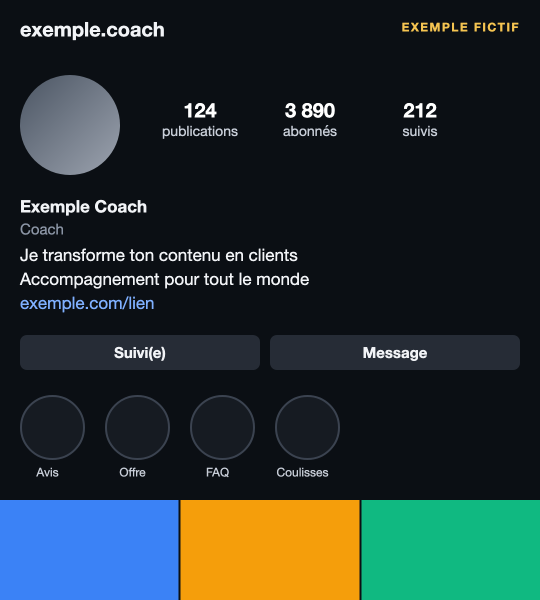
#> input picture config/skills/slides/exemples/capture-exemple-fictive.png, 1080 x 1200 px (shown at 1/2 size)
$ python codes_ecran.py ../../config/skills/slides/exemples/capture-exemple-fictive.png ../../config/skills/slides/exemples/capture-exemple-fictive.png 1.0
#> lines starting #> are read from the running program, lines starting #| are printed output that depends on the picture
"""Écrans de code façon Ayo Omolewa pour RUSH : PNG 1080x1920 transparents (bandeau haut) ou pleins (plein écran),
une image par état de surlignage, + filtre ffmpeg qui les pose sur clip.mp4 -> cam_code.mp4."""
import json, os, sys, subprocess
from PIL import Image, ImageDraw, ImageFont

D = os.path.abspath(sys.argv[1])
OUT = os.path.join(D, "codes"); os.makedirs(OUT, exist_ok=True)
BG = (13, 11, 18, 255)
TXT = (228, 228, 232)
COM = (128, 128, 140)
HL = (37, 243, 230)
HLT = (0, 23, 42)
BAND = 560            # bas du bandeau au-dessus de la tête (tête de l’utilisateur à ~560 px)
X0 = 70
XF = 65   # plein écran : 30 px par lettre comme la réf (mesuré), marge = zone Insta
MONO = "/System/Library/Fonts/SFNSMono.ttf"
OUTFIT = os.path.expanduser("~/.claude/skills/supermonteur/fonts/Outfit.ttf")
INSTA = sys.argv[2]


def mono(sz, w="Regular"):
    f = ImageFont.truetype(MONO, sz)
    try: f.set_variation_by_name(w)
    except Exception: pass
    return f


def outfit(sz):
    f = ImageFont.truetype(OUTFIT, sz)
    try: f.set_variation_by_name("Bold")
    except Exception: pass
    return f


def code(lines, hl, y0, sz=None, lh=None, full=True):
    """lines : liste de chaînes ; hl : jetons à surligner (texte exact dans la ligne)."""
    sz = sz or (48 if full else 40); lh = lh or (74 if full else 70)
    im = Image.new("RGBA", (1080, 1920), BG if full else (0, 0, 0, 0))
    d = ImageDraw.Draw(im)
    if not full: d.rectangle([0, 0, 1080, BAND], fill=BG)
    f = mono(sz)
    X0 = XF if full else globals()["X0"]
    y = y0
    for ln in lines:
        col = COM if ln.strip().startswith("//") else TXT
        for tok in hl:
            i = ln.find(tok)
            if i >= 0:
                x = X0 + d.textlength(ln[:i], font=f)
                w = d.textlength(tok, font=f)
                d.rectangle([x - 4, y - 6, x + w + 4, y + sz + 8], fill=HL)
        x = X0
        # texte posé caractère par segment : le jeton surligné passe en sombre
        segs, rest = [], ln
        while rest:
            pos = [(rest.find(t), t) for t in hl if rest.find(t) >= 0]
            if not pos:
                segs.append((rest, col)); break
            i, t = min(pos)
            if i: segs.append((rest[:i], col))
            segs.append((t, HLT)); rest = rest[i + len(t):]
        for s, c in segs:
            d.text((x, y), s, font=f, fill=c)
            x += d.textlength(s, font=f)
        y += lh
    return im


def grand(nombre, mot, colonnes, hl, y0=300):
    im = Image.new("RGBA", (1080, 1920), BG)
    d = ImageDraw.Draw(im)
    fn, fm = outfit(120), outfit(46)
    d.text((X0, y0), nombre, font=fn, fill=HL)
    wn = d.textlength(nombre, font=fn)
    d.text((X0 + wn + 22, y0 + 62), mot, font=fm, fill=(255, 255, 255))
    f = mono(33)
    y = y0 + 200
    for row in list(zip(*colonnes))[:12]:
        for k, cell in enumerate(row):
            x = X0 + k * 480
            if cell in hl:
                w = d.textlength(cell, font=f)
                d.rectangle([x - 3, y - 5, x + w + 3, y + 40], fill=HL)
                d.text((x, y), cell, font=f, fill=HLT)
            else:
                d.text((x, y), cell, font=f, fill=COM if k else TXT)
        y += 54
    return im


def carte():
    im = Image.new("RGBA", (1080, 1920), (0, 0, 0, 0))
#> im: PIL image 1080x1920 RGBA; every value is 0
    d = ImageDraw.Draw(im)
    d.rectangle([0, 0, 1080, BAND], fill=(0, 0, 0, 255))
    c = Image.open(INSTA).convert("RGBA")
    bb = c.convert("L").point(lambda v: 255 if v > 30 else 0).getbbox()
#> bb = (0, 44, 1080, 1200)
    c = c.crop((max(bb[0] - 40, 0), max(bb[1] - 30, 0), min(bb[2] + 40, c.width), min(bb[3] + 30, c.height)))
#> c: PIL image 1080x1186 RGBA
    w = 900; h = round(c.height * w / c.width)
#> after `h = round(c.height * w / c.width)`: h = 988
    if h > BAND - 280: h = BAND - 280; w = round(c.width * h / c.height)
#> after `w = round(c.width * h / c.height)`: w = 255
    c = c.resize((w, h), Image.LANCZOS)
#> c: PIL image 255x280 RGBA
    im.alpha_composite(c, ((1080 - w) // 2, 272 + (BAND - 272 - h) // 2))
    return im


MODELES = [["feed_rank_v3_2610", "clips_skip_predict", "har_predict_v2", "playtime_ml", "comment_intent_v1",
            "reopen_predict", "drowsy_detect_v1", "scroll_speed_v4", "like_prob_cvr", "follow_prob_v2",
            "share_prob_v1", "live_pull_focus", "prerender_reels"],
           ["dwell_time_v5", "story_tray_rank", "explore_rank_v8", "audio_on_predict", "battery_ctx_v1",
            "typing_intent_v2", "lost_focus_v3", "push_timing_v2", "keep_warm_v1", "reels_tray_ml",
            "ad_slot_predict", "session_end_v4", "rewatch_prob_v1"]]
VARS = [["battery_pct", "battery_temp", "is_charging", "screen_brightness", "is_mute", "volume_level",
         "headphones_on", "net_type", "wifi_signal", "cpu_usage", "memory_avail", "disk_free", "orientation"],
        ["locale", "timezone", "last_touch_ms", "scroll_speed", "time_since_open", "app_bg_count",
         "low_power_mode", "dark_mode", "font_scale", "motion_state", "lie_down_pct", "session_len", "feed_depth"]]

P = []   # (début, fin, nom, image)
def ajoute(a, b, nom, im):
    p = os.path.join(OUT, nom + ".png"); im.save(p); P.append((a, b, p))

ajoute(0.7, 2.25, "01-carte", carte())   # réf : visage d'abord, la carte arrive sur le nom de l'appli
ajoute(2.25, 4.1, "02-fichiers", code(["// Instagram.app/Frameworks/", "FeedRankingServiceImpl.swift",
                                        "ClipsPrefetchServiceImpl.swift", "FeedLoadMoreServiceImpl.swift"], [], 285, full=False))
#> after the loop in code, `for ln in lines:`: y = 565
for k, n in enumerate(range(19, 26)):   # le nombre compte jusqu'à 25, comme la réf (26 -> 31)
    ajoute(5.75 + k * 0.07, 5.75 + (k + 1) * 0.07 if n < 25 else 7.0, f"03-modeles-n{n}", grand(str(n), "MODÈLES IA", MODELES, []))
#> this loop made 7 passes
#> pass 1, in grand, `im = Image.new("RGBA", (1080, 1920), BG)`:
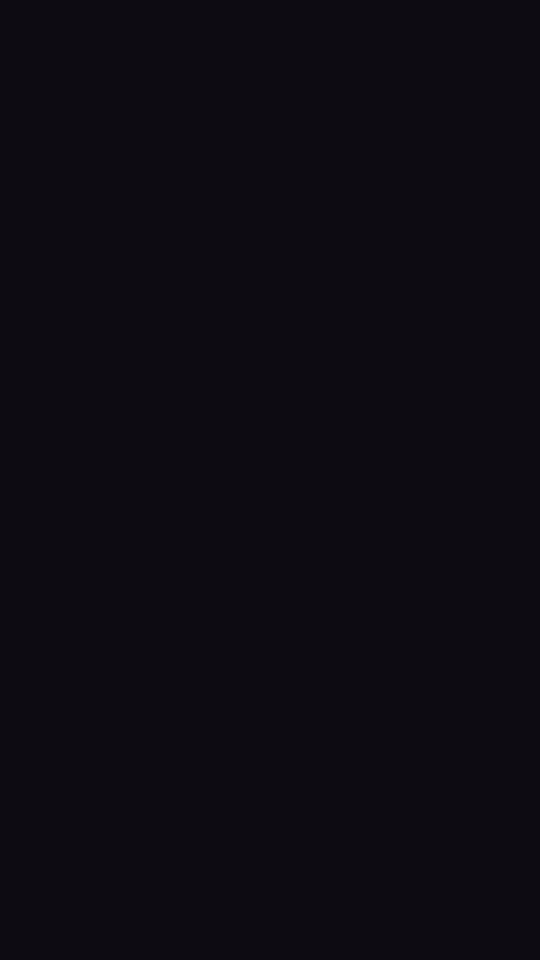
#> im: PIL image 1080x1920 RGBA (shown at 1/2 size); mean R, G, B, A 13, 11, 18, 255
#> pass 1, in ajoute (call 3), `p = os.path.join(OUT, nom + '.png')`:
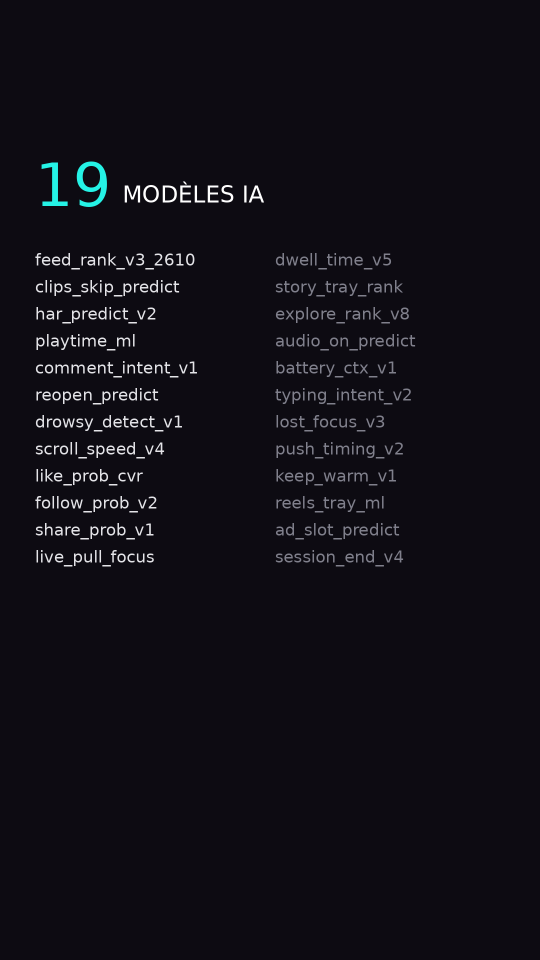
#> saved as 03-modeles-n19.png: PIL image 1080x1920 RGBA (shown at 1/2 size); mean R, G, B, A 16.7, 15.1, 22.1, 255
ajoute(7.0, 11.2, "03-modeles-b", grand("25", "MODÈLES IA", MODELES, ["har_predict_v2", "playtime_ml", "reopen_predict"]))
META = ["// une vidéo Reels en cache", "video.meta {", '  "rec_skip": 0.7412,', '  "rec_finish": 0.1873,',
        '  "rec_like": 0.0061,', '  "rec_comment": 0.0129,', '  "rec_follow": 0.0000917,', '  "rec_share": 0.0024,',
        "  …", "}"]
for k, (a, b, h) in enumerate([(14.2, 15.55, []), (15.55, 19.15, ["video.meta"]), (19.15, 20.35, ['"rec_skip"']),
                               (20.35, 21.55, ['"rec_finish"']), (21.55, 22.25, ['"rec_like"']),
                               (22.25, 22.95, ['"rec_comment"']), (22.95, 23.55, ['"rec_follow"']),
                               (23.55, 24.4, ['"rec_share"'])]):
    ajoute(a, b, f"04-meta-{k}", code(META, h, 310))
ajoute(28.35, 29.45, "05-dossiers-a", code(["// mon téléphone : client_ai/", "feed_rank_hot/", "playtime_ml/", "reels_prerender/"], [], 285, full=False))
#> in ajoute (call 19), `p = os.path.join(OUT, nom + '.png')`:
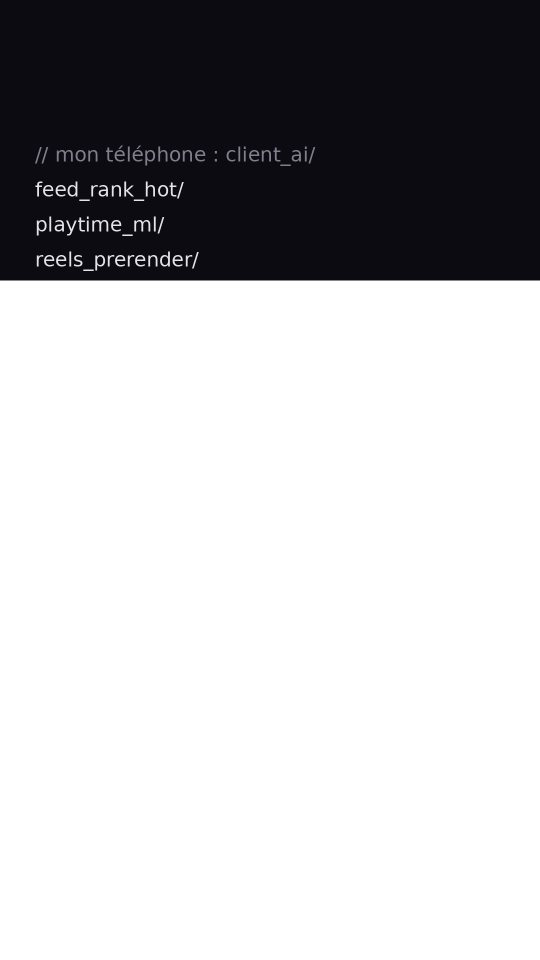
#> saved as 05-dossiers-a.png: PIL image 1080x1920 RGBA (shown at 1/2 size); mean R, G, B, A 4.8, 4.2, 6.2, 74.5; transparent parts drawn white
ajoute(29.45, 31.65, "05-dossiers-b", code(["// mon téléphone : client_ai/", "feed_rank_hot/", "playtime_ml/", "reels_prerender/"],
                                           ["feed_rank_hot/", "playtime_ml/", "reels_prerender/"], 285, full=False))
HAR = ["// Instagram iOS · fil Reels", "client_info_v2 {", "  device_info {", "    har_predict {",
       "      static_percent", "      walking_percent", "      lie_down_percent", "      by_car_percent", "    }",
       "    play_time_predict", "  …"]
for k, (a, b, h) in enumerate([(31.55, 34.85, []), (34.85, 37.95, ["har_predict"]), (37.95, 38.65, ["walking_percent"]),
                               (38.65, 39.65, ["lie_down_percent"]), (39.65, 40.35, ["by_car_percent"])]):
    ajoute(a, b, f"06-har-{k}", code(HAR, h, 310))
DEV = ["// requête du fil · device_info", "POST /api/v1/feed/reels_tray/", "device_info {", '  "battery_pct": 100.0,',
       '  "is_charging": true,', '  "screen_brightness": 0.1843,', '  "is_mute": 1,', "  …", "}"]
for k, (a, b, h) in enumerate([(40.3, 41.65, []), (41.65, 43.15, ["/api/v1/feed/reels_tray/"]), (43.15, 43.95, ['"battery_pct"']),
                               (43.95, 45.95, ['"screen_brightness"']), (45.95, 46.6, ['"is_mute"'])]):
    ajoute(a, b, f"07-device-{k}", code(DEV, h, 310))
for k, n in enumerate(range(43, 51)):
    ajoute(46.6 + k * 0.07, 46.6 + (k + 1) * 0.07 if n < 50 else 50.7, f"08-vars-n{n}", grand(str(n), "AUTRES PARAMÈTRES", VARS, ["battery_pct", "screen_brightness", "is_mute"]))
#> this loop made 8 passes
#> pass 1, in ajoute (call 31), `p = os.path.join(OUT, nom + '.png')`:
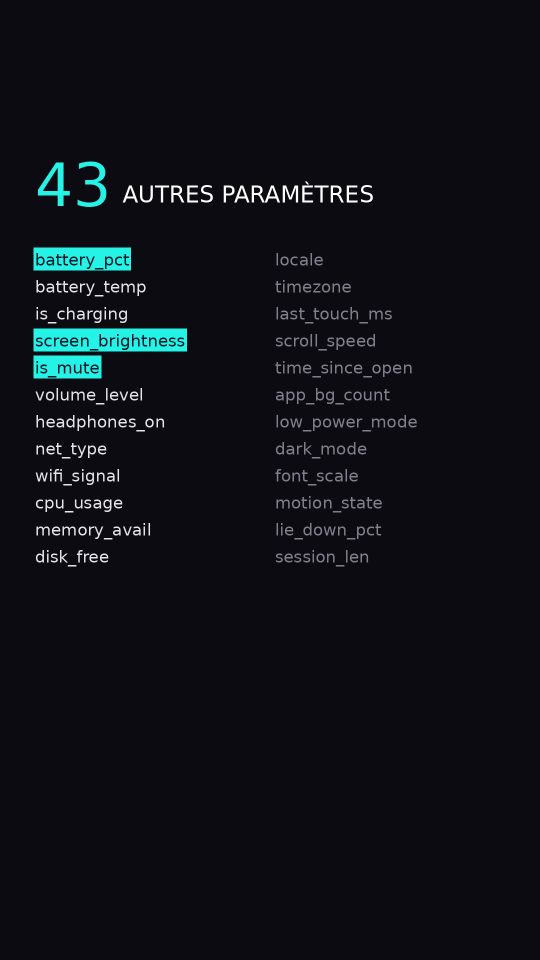
#> saved as 08-vars-n43.png: PIL image 1080x1920 RGBA (shown at 1/2 size); mean R, G, B, A 16.2, 17.2, 23.9, 255
ajoute(50.7, 52.35, "08-vars-b", grand("50", "AUTRES PARAMÈTRES", VARS, ["battery_pct", "screen_brightness", "is_mute", "motion_state", "lie_down_pct"]))
#> in ajoute (call 39), `p = os.path.join(OUT, nom + '.png')`:
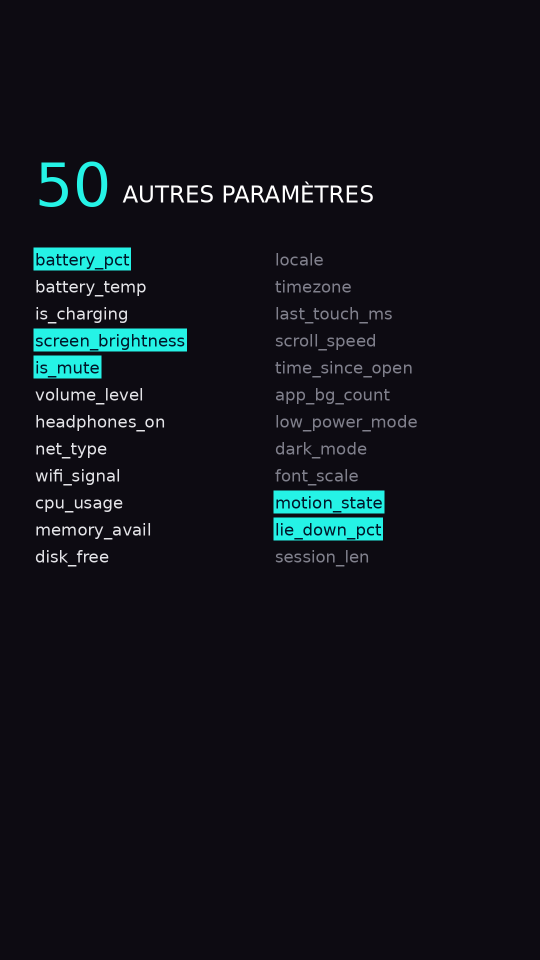
#> saved as 08-vars-b.png: PIL image 1080x1920 RGBA (shown at 1/2 size); mean R, G, B, A 16.2, 19, 25.6, 255
COMM = ["// Comments.onTextChanged", "// CommentDraftLogger.swift", 'log("comment_draft_typed")', "logDraft(",
        '  "draft_text" String str,', '  "media_id" String str2,', '  "is_sent" Boolean bool,', '  "to_userid" String str5,', "  …)"]
BANDE = ["// Comments.onTextChanged", 'log("comment_draft_typed")', '  "draft_text": "Franchement…"']
ajoute(52.35, 54.25, "09-commentaire-0", code(BANDE, [], 285, full=False))   # visage au milieu : 26 s de code d'affilée sinon (réf : 23 s max)
#> in ajoute (call 40), `p = os.path.join(OUT, nom + '.png')`:
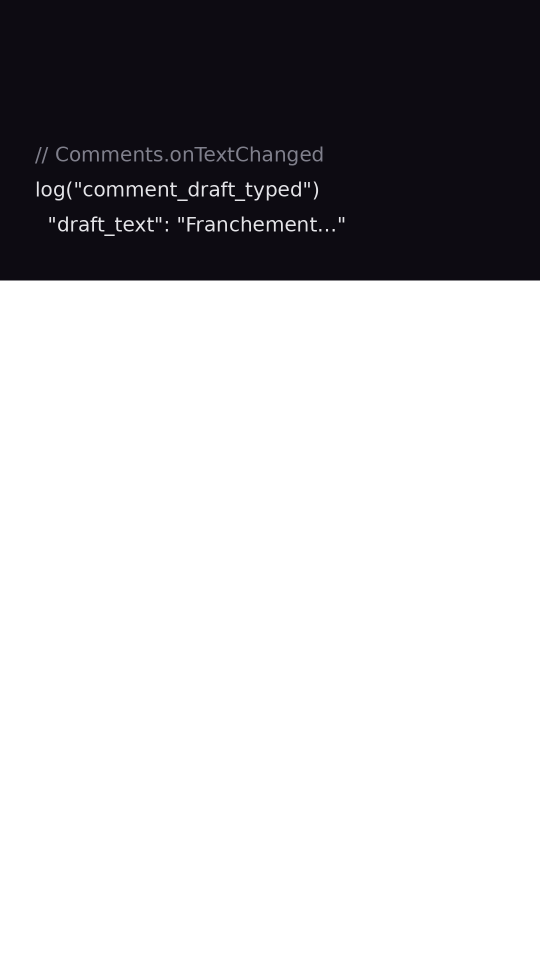
#> saved as 09-commentaire-0.png: PIL image 1080x1920 RGBA (shown at 1/2 size); mean R, G, B, A 5, 4.4, 6.4, 74.5; transparent parts drawn white
ajoute(54.25, 55.7, "09-commentaire-1", code(BANDE, ['log("comment_draft_typed")'], 285, full=False))
ajoute(55.7, 58.35, "09-commentaire-2", code(COMM, ['"is_sent"'], 310))
ajoute(63.45, 64.55, "10-allonge-a", code(["// requête du fil · iOS", "har_predict {", "  lie_down_percent", "}"], [], 285, full=False))
ajoute(64.55, 65.85, "10-allonge-b", code(["// requête du fil · iOS", "har_predict {", "  lie_down_percent", "}"], ["lie_down_percent"], 285, full=False))
KW = ["// AppStartPredictor", "getFeature(producer,", '  "app_start_predict_list",', "  null,",
      '  "prefetch_keep_warm")', "…", "getLong(", '  "app_start_prediction_at")', "…", "// lifecycle/task/", "KeepWarmJobService"]
#> KW = ['// AppStartPredictor', 'getFeature(producer,', '  "app_start_predict_list",', '  null,', '  "prefetch_keep_warm")', '…', 'getLong(', '  "app_start_prediction_at")', '…', '// lifecycle/task/', 'KeepWarmJobService']
for k, (a, b, h) in enumerate([(65.85, 67.25, []), (67.25, 69.75, ['"app_start_prediction_at"']), (69.75, 71.35, ['"prefetch_keep_warm"'])]):
    ajoute(a, b, f"11-keepwarm-{k}", code(KW, h, 310))
#> this loop made 3 passes
#> pass 2, in ajoute (call 46), `p = os.path.join(OUT, nom + '.png')`:
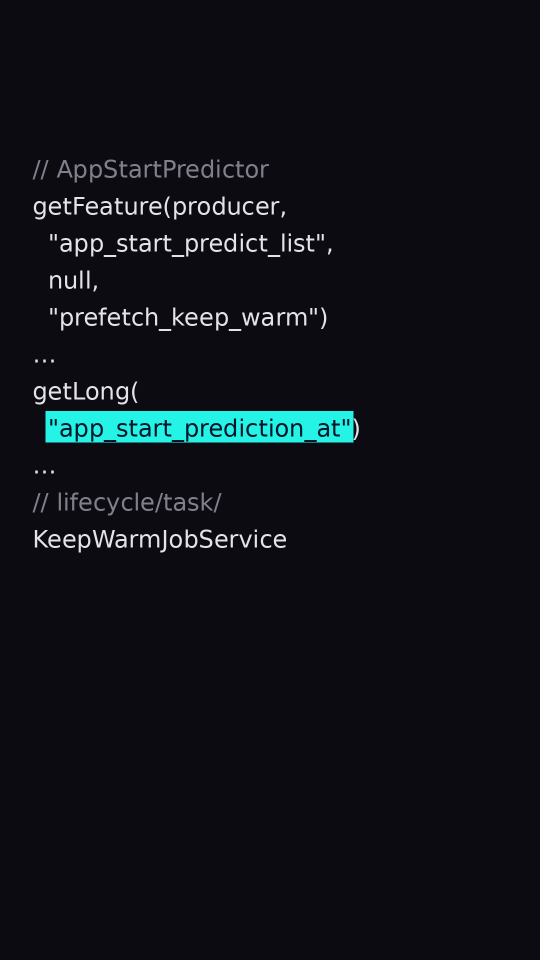
#> saved as 11-keepwarm-1.png: PIL image 1080x1920 RGBA (shown at 1/2 size); mean R, G, B, A 16.5, 17.9, 24.6, 255

# bords des écrans calés sur les coupes du dérush (sinon plan éclair < 0,1 s vu par le Gardien)
#> (the run stopped early here; a loop or call above may not have finished)
